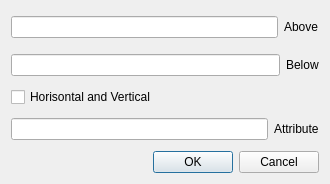
<?xml version="1.0" encoding="UTF-8"?>
<ui version="4.0">
 <class>DialogFontHeader</class>
 <widget class="QDialog" name="DialogFontHeader">
  <property name="geometry">
   <rect>
    <x>0</x>
    <y>0</y>
    <width>330</width>
    <height>184</height>
   </rect>
  </property>
  <property name="windowTitle">
   <string>Font Header</string>
  </property>
  <layout class="QVBoxLayout" name="verticalLayout_3">
   <item>
    <layout class="QHBoxLayout" name="horizontalLayout">
     <item>
      <widget class="QLineEdit" name="lineEditAbove"/>
     </item>
     <item>
      <widget class="QLabel" name="labelAbove">
       <property name="text">
        <string>Above</string>
       </property>
      </widget>
     </item>
    </layout>
   </item>
   <item>
    <layout class="QHBoxLayout" name="horizontalLayout_2">
     <item>
      <widget class="QLineEdit" name="lineEditBelow"/>
     </item>
     <item>
      <widget class="QLabel" name="labelBelow">
       <property name="text">
        <string>Below</string>
       </property>
      </widget>
     </item>
    </layout>
   </item>
   <item>
    <widget class="QCheckBox" name="checkBoxModes">
     <property name="layoutDirection">
      <enum>Qt::LeftToRight</enum>
     </property>
     <property name="text">
      <string>Horisontal and Vertical</string>
     </property>
    </widget>
   </item>
   <item>
    <layout class="QHBoxLayout" name="horizontalLayout_3">
     <item>
      <widget class="QLineEdit" name="lineEditAttribute"/>
     </item>
     <item>
      <widget class="QLabel" name="labelAttribute">
       <property name="text">
        <string>Attribute</string>
       </property>
      </widget>
     </item>
    </layout>
   </item>
   <item>
    <widget class="QDialogButtonBox" name="buttonBox">
     <property name="orientation">
      <enum>Qt::Horizontal</enum>
     </property>
     <property name="standardButtons">
      <set>QDialogButtonBox::Cancel|QDialogButtonBox::Ok</set>
     </property>
    </widget>
   </item>
  </layout>
 </widget>
 <resources/>
 <connections>
  <connection>
   <sender>buttonBox</sender>
   <signal>accepted()</signal>
   <receiver>DialogFontHeader</receiver>
   <slot>accept()</slot>
   <hints>
    <hint type="sourcelabel">
     <x>248</x>
     <y>254</y>
    </hint>
    <hint type="destinationlabel">
     <x>157</x>
     <y>274</y>
    </hint>
   </hints>
  </connection>
  <connection>
   <sender>buttonBox</sender>
   <signal>rejected()</signal>
   <receiver>DialogFontHeader</receiver>
   <slot>reject()</slot>
   <hints>
    <hint type="sourcelabel">
     <x>316</x>
     <y>260</y>
    </hint>
    <hint type="destinationlabel">
     <x>286</x>
     <y>274</y>
    </hint>
   </hints>
  </connection>
 </connections>
</ui>
